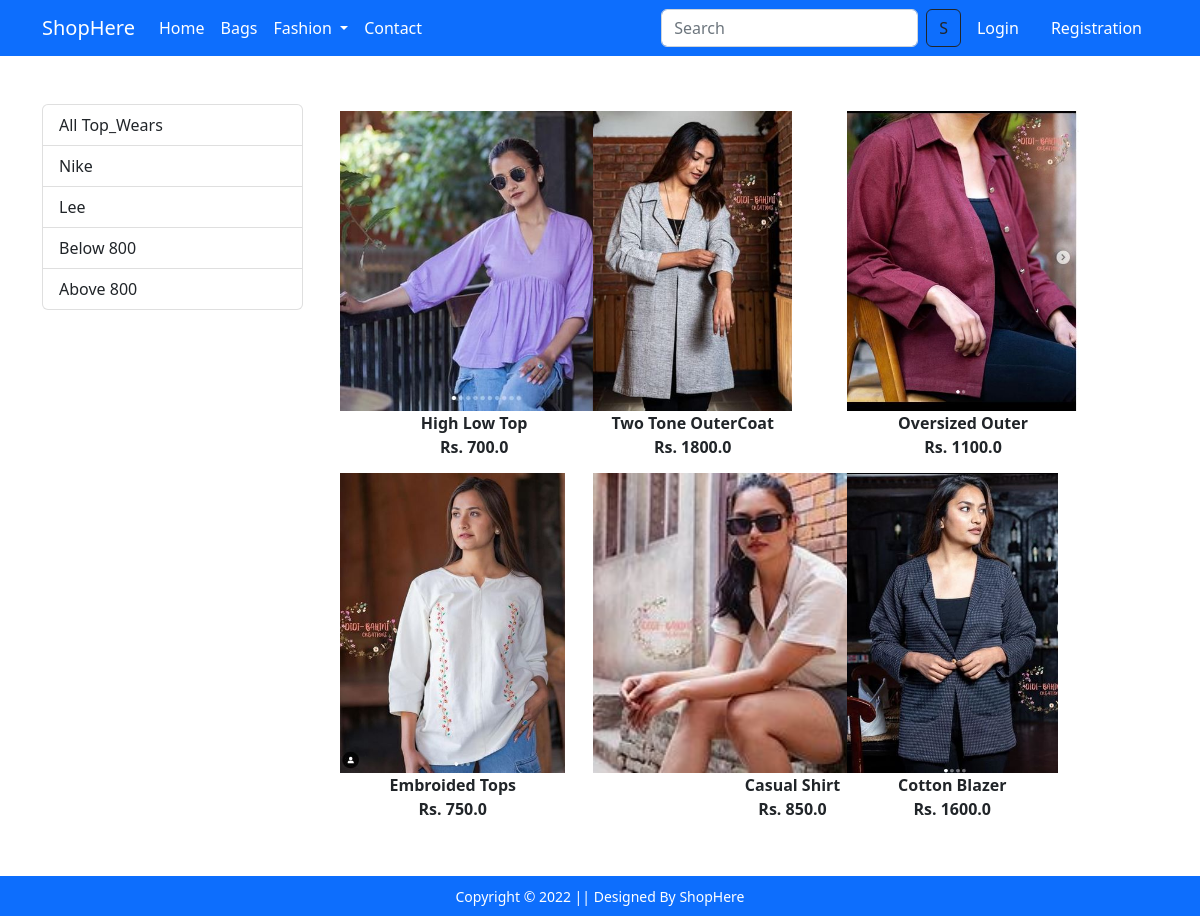
The page /top_wears/ on the database its author committed.
### app/models.py (models this page shows, shortened)
class Product(models.Model):
    title=models.CharField(max_length=100)
    selling_price=models.FloatField()
    discounted_price=models.FloatField()
    description=models.TextField()
    brand=models.CharField(max_length=100)
    category=models.CharField(choices=CATEGORY_CHOICES, max_length=5)
    product_image=models.ImageField(upload_to='productimg')

### app/views.py (the view)
# urls.py: path('top_wears/',views.top_wears,name='topwears'),
def top_wears(request, data=None):
    if data==None:
        topwears=Product.objects.filter(category='TP')
    elif data=='Nike' or data=='Lee':
        topwears=Product.objects.filter(category='TP').filter(brand=data)
    elif data=='below':
        topwears=Product.objects.filter(category='TP').filter(discounted_price__lt=800)
    elif data=='above':
        topwears=Product.objects.filter(category='TP').filter(discounted_price__gt=800)
    return render(request, 'app/top_wears.html',{'topwears':topwears})

### app/templates/app/top_wears.html (shortened to what this page needs)
{% extends 'app/base.html' %}
{% load static %}
{% block main_content %}
    <div class="container my-5">
        <div class="row">
            <div class="col-sm-3">
                <div class="list-group">
                    <a href="{% url 'topwears' %}" class="list-group-item  list-group-item-action" aria-current="true">All Top_Wears</a>
                    <a href="{% url 'topwearsdata' 'Nike' %}" class="list-group-item list-group-item-action" aria-current="true">Nike</a>
                    <a href="{% url 'topwearsdata' 'Lee' %}" class="list-group-item list-group-item-action" aria-current="true">Lee</a>
                    <a href="{% url 'topwearsdata' 'below' %}" class="list-group-item list-group-item-action">Below 800</a>
                    <a href="{% url 'topwearsdata' 'above' %}" class="list-group-item list-group-item-active">Above 800</a>
                </div>
            </div>
            <div class="col-sm-8">
                <div class="row">
                    {% for product in topwears %}
                        <div class="col-sm-4">
                            <a href="{% url 'product_detail' product.id %}" class="btn">
                                <div class="item">
                                    <img src="{{product.product_image.url}}" alt="" height="300" class="">
                                    <div class="fw-bold">
                                        {{product.title}}
                                    </div>
                                    <div class="fw-bold">
                                        Rs. {{product.discounted_price}}
                                    </div>
                                </div>
                            </a>
                        </div>
                    {% endfor %}
                </div>
            </div>
        </div>
    </div>
{% endblock main_content %}

### rows shown on the page
Product: product_image (picture), title "High Low Top", discounted_price "700.0"
Product: product_image (picture), title "Two Tone OuterCoat", discounted_price "1800.0"
Product: product_image (picture), title "Oversized Outer", discounted_price "1100.0"
Product: product_image (picture), title "Embroided Tops", discounted_price "750.0"
Product: product_image (picture), title "Casual Shirt", discounted_price "850.0"
Product: product_image (picture), title "Cotton Blazer", discounted_price "1600.0"
